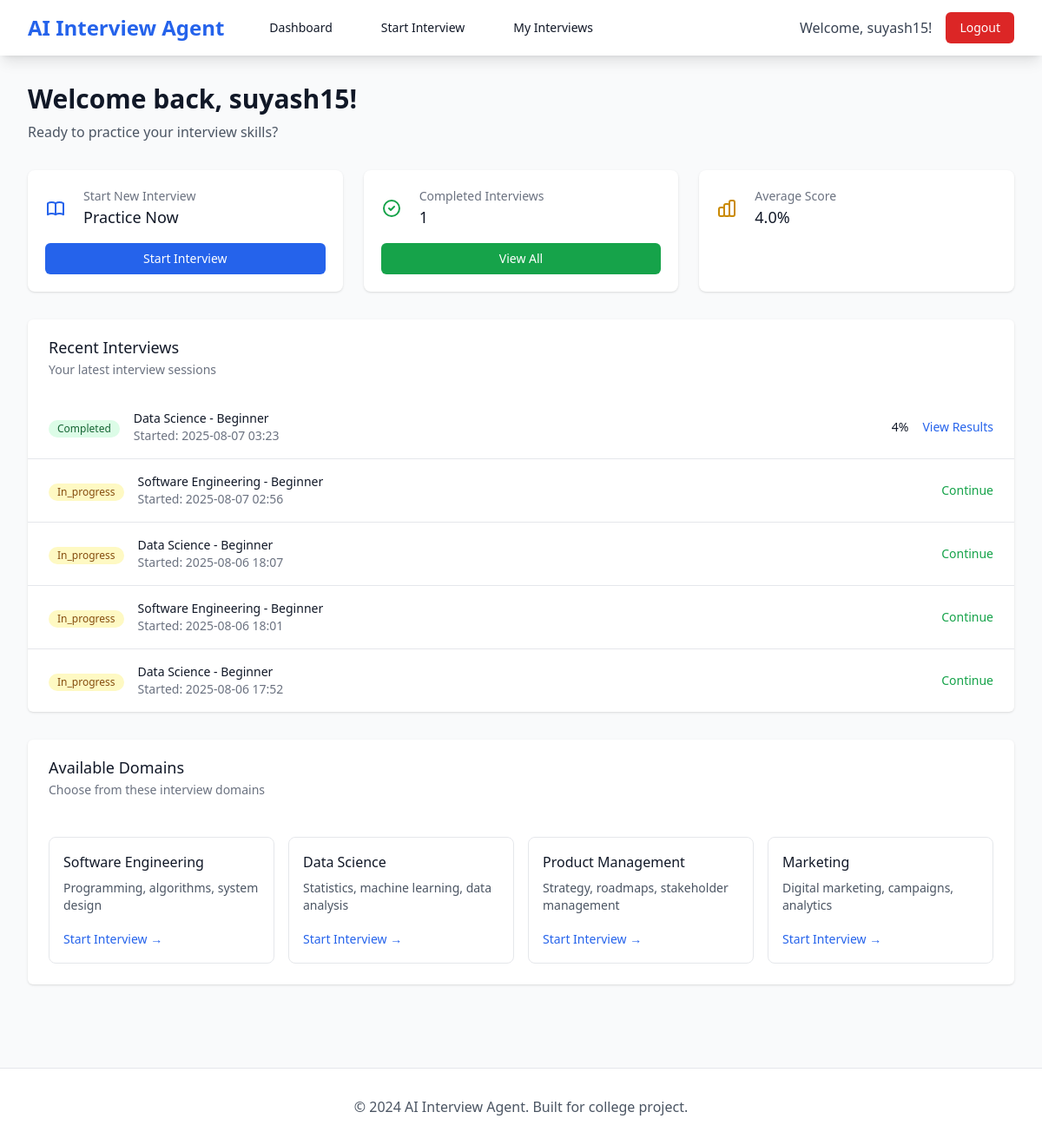
The page /dashboard (signed in) on the database as committed earlier.
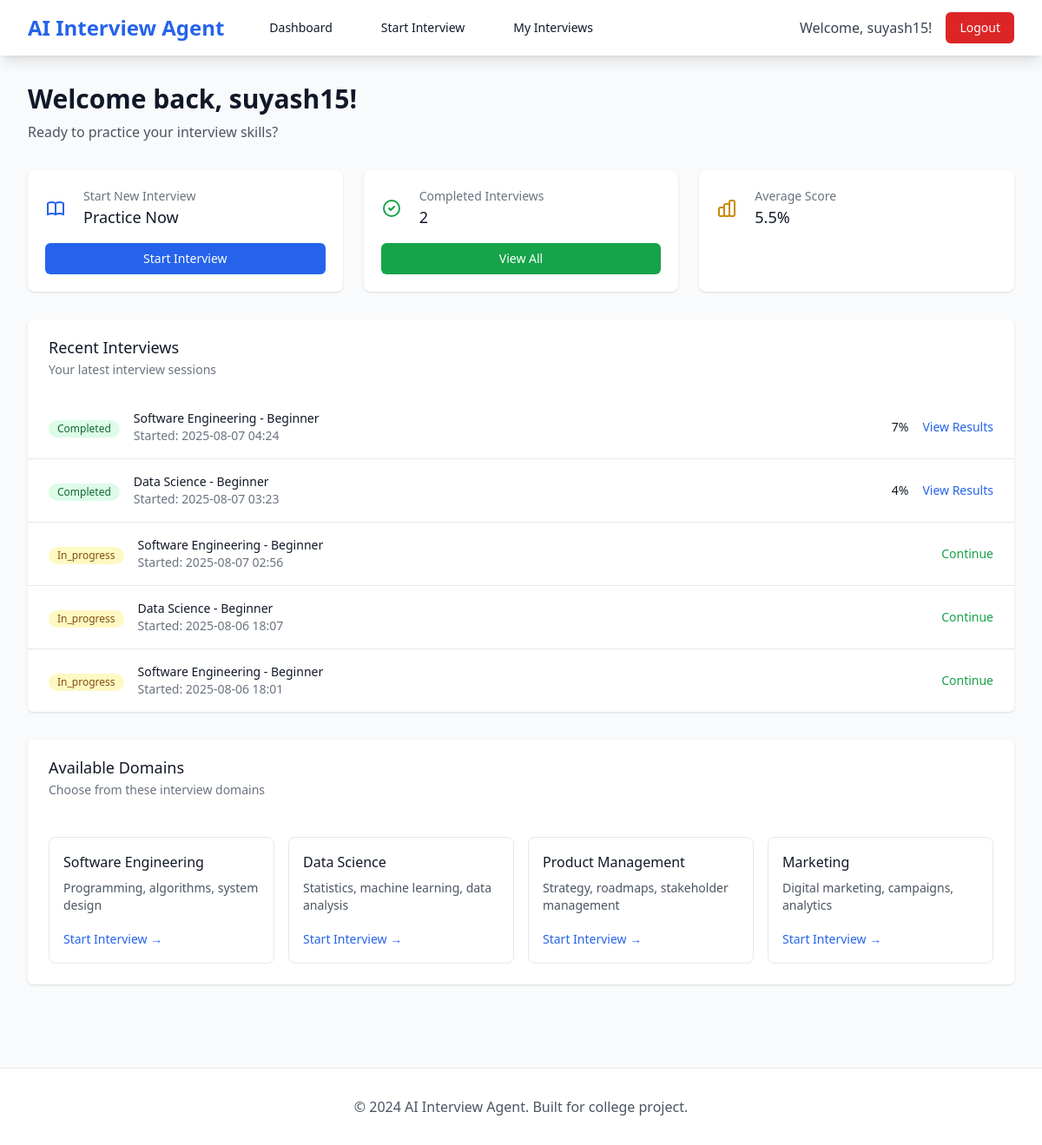
The same page on the database as committed later.
### database.py (models this page shows)
class User(UserMixin, db.Model):
    __tablename__ = 'users'
    id = db.Column(db.Integer, primary_key=True)
    email = db.Column(db.String(255), unique=True, nullable=False, index=True)
    username = db.Column(db.String(100), unique=True, nullable=False, index=True)
    password_hash = db.Column(db.String(255), nullable=False)
    full_name = db.Column(db.String(255), nullable=True)
    age = db.Column(db.Integer, nullable=True)
    gender = db.Column(db.String(20), nullable=True)
    is_active = db.Column(db.Boolean, default=True)
    created_at = db.Column(db.DateTime, default=datetime.utcnow)
    updated_at = db.Column(db.DateTime, default=datetime.utcnow, onupdate=datetime.utcnow)
    interviews = db.relationship('Interview', backref='user', lazy=True)

class Interview(db.Model):
    __tablename__ = 'interviews'
    id = db.Column(db.Integer, primary_key=True)
    user_id = db.Column(db.Integer, db.ForeignKey('users.id'), nullable=False)
    domain_id = db.Column(db.Integer, db.ForeignKey('domains.id'), nullable=False)
    difficulty_level = db.Column(db.String(20), nullable=False)
    duration_minutes = db.Column(db.Integer, default=30)
    status = db.Column(db.String(20), default='in_progress')  # in_progress, completed, cancelled
    overall_score = db.Column(db.Integer, nullable=True)  # 0-100
    feedback = db.Column(db.Text, nullable=True)
    started_at = db.Column(db.DateTime, default=datetime.utcnow)
    completed_at = db.Column(db.DateTime, nullable=True)
    answers = db.relationship('Answer', backref='interview', lazy=True)

class Domain(db.Model):
    __tablename__ = 'domains'
    id = db.Column(db.Integer, primary_key=True)
    name = db.Column(db.String(100), unique=True, nullable=False)
    description = db.Column(db.Text, nullable=True)
    created_at = db.Column(db.DateTime, default=datetime.utcnow)
    questions = db.relationship('Question', backref='domain', lazy=True)
    interviews = db.relationship('Interview', backref='domain', lazy=True)

### app.py (the view)
@app.route('/dashboard')
@login_required
def dashboard():
    recent_interviews = Interview.query.filter_by(user_id=current_user.id).order_by(Interview.started_at.desc()).limit(5).all()
    domains = interview_service.get_domains()
    return render_template('dashboard.html',
                         recent_interviews=recent_interviews,
                         domains=domains)

### auth.py (called while the page is built)
@login_manager.user_loader
def load_user(user_id):
    return User.query.get(int(user_id))

### interview.py (called while the page is built)
    def get_domains(self):
        return Domain.query.all()

### templates/dashboard.html (shortened to what this page needs)
{% extends "base.html" %}
{% block content %}
<div class="max-w-7xl mx-auto px-4 sm:px-6 lg:px-8 py-8">
    <div class="mb-8">
        <h1 class="text-3xl font-bold text-gray-900">Welcome back, {{ current_user.username }}!</h1>
        <p class="text-gray-600 mt-2">Ready to practice your interview skills?</p>
    </div>
    <div class="grid grid-cols-1 md:grid-cols-3 gap-6 mb-8">
        <div class="bg-white overflow-hidden shadow rounded-lg">
            <div class="p-5">
                <div class="flex items-center">
                    <div class="flex-shrink-0">
                    </div>
                    <div class="ml-5 w-0 flex-1">
                        <dl>
                            <dt class="text-sm font-medium text-gray-500 truncate">Start New Interview</dt>
                            <dd class="text-lg font-medium text-gray-900">Practice Now</dd>
                        </dl>
                    </div>
                </div>
                <div class="mt-4">
                    <a href="{{ url_for('start_interview') }}" class="bg-blue-600 hover:bg-blue-700 text-white px-4 py-2 rounded-md text-sm font-medium w-full inline-block text-center">
                        Start Interview
                    </a>
                </div>
            </div>
        </div>
        <div class="bg-white overflow-hidden shadow rounded-lg">
            <div class="p-5">
                <div class="flex items-center">
                    <div class="flex-shrink-0">
                        <svg class="h-6 w-6 text-green-600" fill="none" stroke="currentColor" viewBox="0 0 24 24">
                            <path stroke-linecap="round" stroke-linejoin="round" stroke-width="2" d="M9 12l2 2 4-4m6 2a9 9 0 11-18 0 9 9 0 0118 0z"/>
                        </svg>
                    </div>
                    <div class="ml-5 w-0 flex-1">
                        <dl>
                            <dt class="text-sm font-medium text-gray-500 truncate">Completed Interviews</dt>
                            <dd class="text-lg font-medium text-gray-900">{{ recent_interviews|selectattr('status', 'equalto', 'completed')|list|length }}</dd>
                        </dl>
                    </div>
                </div>
                <div class="mt-4">
                    <a href="{{ url_for('my_interviews') }}" class="bg-green-600 hover:bg-green-700 text-white px-4 py-2 rounded-md text-sm font-medium w-full inline-block text-center">
                        View All
                    </a>
                </div>
            </div>
        </div>
        <div class="bg-white overflow-hidden shadow rounded-lg">
            <div class="p-5">
                <div class="flex items-center">
                    <div class="flex-shrink-0">
                    </div>
                    <div class="ml-5 w-0 flex-1">
                        <dl>
                            <dt class="text-sm font-medium text-gray-500 truncate">Average Score</dt>
                            <dd class="text-lg font-medium text-gray-900">
                                {% set completed_interviews = recent_interviews|selectattr('status', 'equalto', 'completed')|list %}
                                {% if completed_interviews %}
                                    {{ "%.1f"|format(completed_interviews|map(attribute='overall_score')|sum / completed_interviews|length) }}%
                                {% else %}
                                    N/A
                                {% endif %}
                            </dd>
                        </dl>
                    </div>
                </div>
            </div>
        </div>
    </div>
    <div class="bg-white shadow overflow-hidden sm:rounded-md mb-8">
        <div class="px-4 py-5 sm:px-6">
            <h3 class="text-lg leading-6 font-medium text-gray-900">Recent Interviews</h3>
            <p class="mt-1 max-w-2xl text-sm text-gray-500">Your latest interview sessions</p>
        </div>
        {% if recent_interviews %}
            <ul class="divide-y divide-gray-200">
                {% for interview in recent_interviews %}
                <li>
                    <div class="px-4 py-4 sm:px-6">
                        <div class="flex items-center justify-between">
                            <div class="flex items-center">
                                <div class="flex-shrink-0">
                                    <span class="inline-flex items-center px-2.5 py-0.5 rounded-full text-xs font-medium
                                        {% if interview.status == 'completed' %}bg-green-100 text-green-800{% elif interview.status == 'in_progress' %}bg-yellow-100 text-yellow-800{% else %}bg-gray-100 text-gray-800{% endif %}">
                                        {{ interview.status|title }}
                                    </span>
                                </div>
                                <div class="ml-4">
                                    <div class="text-sm font-medium text-gray-900">
                                        {{ interview.domain.name }} - {{ interview.difficulty_level|title }}
                                    </div>
                                    <div class="text-sm text-gray-500">
                                        Started: {{ interview.started_at.strftime('%Y-%m-%d %H:%M') }}
                                    </div>
                                </div>
                            </div>
                            <div class="flex items-center space-x-4">
                                {% if interview.overall_score %}
                                    <span class="text-sm font-medium text-gray-900">{{ interview.overall_score }}%</span>
                                {% endif %}
                                {% if interview.status == 'completed' %}
                                    <a href="{{ url_for('results_page', interview_id=interview.id) }}"
                                       class="text-blue-600 hover:text-blue-900 text-sm font-medium">
                                        View Results
                                    </a>
                                {% elif interview.status == 'in_progress' %}
                                    <a href="{{ url_for('interview_page', interview_id=interview.id) }}"
                                       class="text-green-600 hover:text-green-900 text-sm font-medium">
                                        Continue
                                    </a>
                                {% endif %}
                            </div>
                        </div>
                    </div>
                </li>
                {% endfor %}
            </ul>
        {% endif %}
    </div>
    <div class="bg-white shadow overflow-hidden sm:rounded-md">
        <div class="px-4 py-5 sm:px-6">
            <h3 class="text-lg leading-6 font-medium text-gray-900">Available Domains</h3>
            <p class="mt-1 max-w-2xl text-sm text-gray-500">Choose from these interview domains</p>
        </div>
        <div class="grid grid-cols-1 md:grid-cols-2 lg:grid-cols-4 gap-4 p-6">
            {% for domain in domains %}
                <div class="border border-gray-200 rounded-lg p-4 hover:shadow-md transition-shadow">
                    <h4 class="font-medium text-gray-900 mb-2">{{ domain.name }}</h4>
                    <p class="text-sm text-gray-600 mb-4">{{ domain.description }}</p>
                    <a href="{{ url_for('start_interview') }}?domain={{ domain.id }}"
                       class="text-blue-600 hover:text-blue-900 text-sm font-medium">
                        Start Interview →
                    </a>
                </div>
            {% endfor %}
        </div>
    </div>
</div>
{% endblock %}

### templates/base.html (shortened to what this page needs)
<!DOCTYPE html>
<html lang="en">
<head>
    <script src="https://cdn.tailwindcss.com"></script>
    <link rel="stylesheet" href="{{ url_for('static', filename='css/style.css') }}">
</head>
<body class="bg-gray-50 min-h-screen">
    <nav class="bg-white shadow-lg">
        <div class="max-w-7xl mx-auto px-4 sm:px-6 lg:px-8">
            <div class="flex justify-between h-16">
                <div class="flex items-center">
                    <a href="{{ url_for('index') }}" class="flex-shrink-0">
                        <h1 class="text-2xl font-bold text-blue-600">AI Interview Agent</h1>
                    </a>
                    {% if current_user.is_authenticated %}
                    <div class="hidden md:ml-10 md:flex md:space-x-8">
                        <a href="{{ url_for('dashboard') }}" class="text-gray-900 hover:text-blue-600 px-3 py-2 rounded-md text-sm font-medium">
                            Dashboard
                        </a>
                        <a href="{{ url_for('start_interview') }}" class="text-gray-900 hover:text-blue-600 px-3 py-2 rounded-md text-sm font-medium">
                            Start Interview
                        </a>
                        <a href="{{ url_for('my_interviews') }}" class="text-gray-900 hover:text-blue-600 px-3 py-2 rounded-md text-sm font-medium">
                            My Interviews
                        </a>
                    </div>
                    {% endif %}
                </div>
                <div class="flex items-center space-x-4">
                    {% if current_user.is_authenticated %}
                        <span class="text-gray-700">Welcome, {{ current_user.username }}!</span>
                        <a href="{{ url_for('logout') }}" class="bg-red-600 hover:bg-red-700 text-white px-4 py-2 rounded-md text-sm font-medium">
                            Logout
                        </a>
                    {% endif %}
                </div>
            </div>
        </div>
    </nav>
    <main class="flex-1">
        {% block content %}{% endblock %}
    </main>
    <footer class="bg-white border-t mt-16">
        <div class="max-w-7xl mx-auto px-4 sm:px-6 lg:px-8 py-8">
            <p class="text-center text-gray-600">&copy; 2024 AI Interview Agent. Built for college project.</p>
        </div>
    </footer>
</body>
</html>

Rows that differ between the two databases and show on the page:
no longer on this page (row unchanged): Interview: status "In_progress", domain.name "Data Science", difficulty_level "Beginner", started_at "2025-08-06 17:52"
added Interview: status "Completed", domain.name "Software Engineering", difficulty_level "Beginner", started_at "2025-08-07 04:24", overall_score "7"
Other text that changed with them:
text no longer shown: "1 4.0"
text now shown: "2 5.5"
